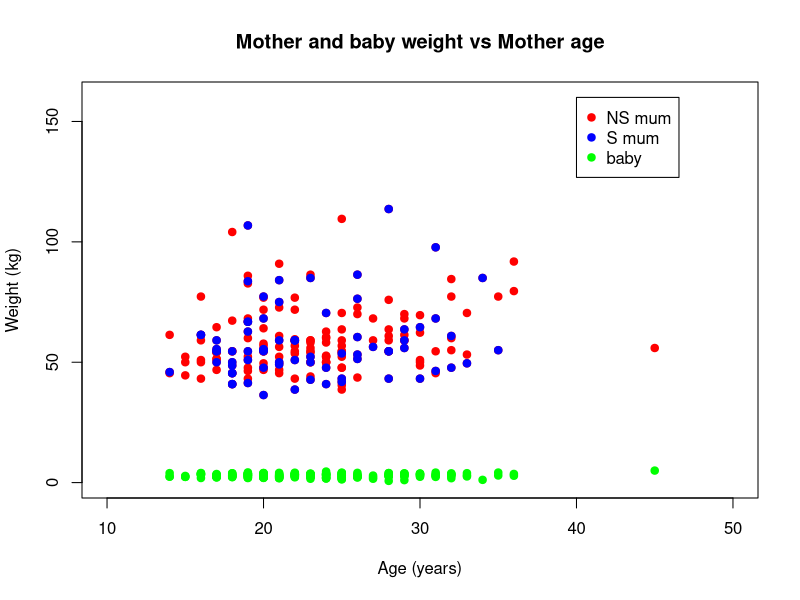
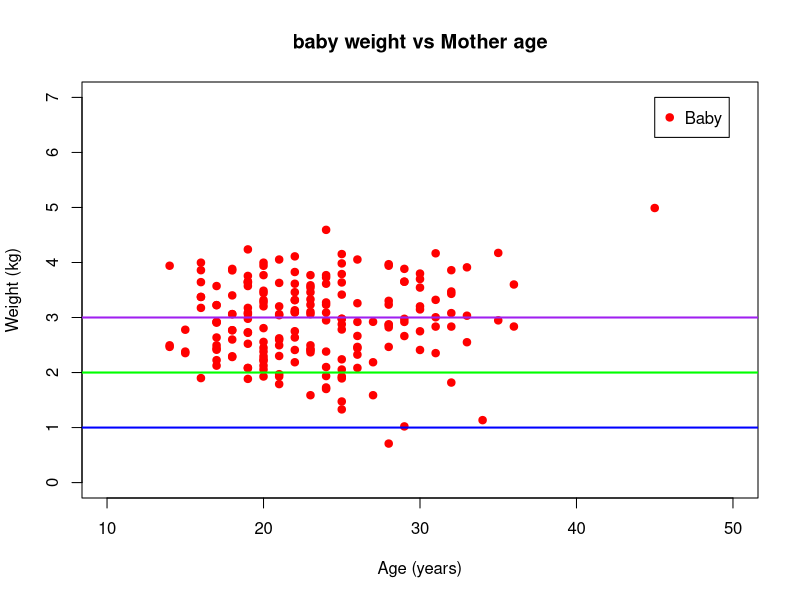
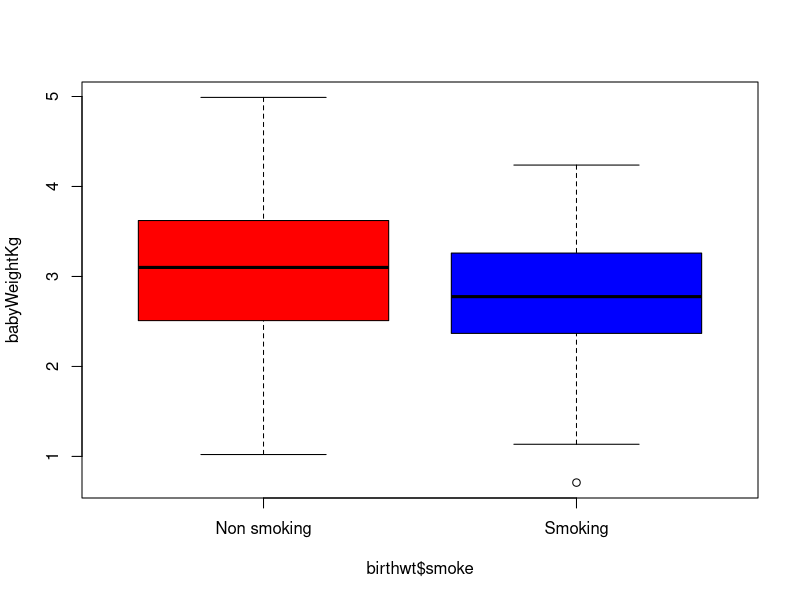

These figures' R source, in order:
require(MASS)
data(birthwt)
View(birthwt)
?birthwt

motherWeightKg <- birthwt$lwt / 2.2
babyWeightKg <- birthwt$bwt / 1000

plot(birthwt$age,
     motherWeightKg,
     col = "red",
     pch = 19,
     main = "Mother and baby weight vs Mother age",
     xlab = "Age (years)", 
     ylab = "Weight (kg)",
     xlim = c(10, 50),
     ylim = c(0, 160))
points(birthwt$age[birthwt$smoke == 1],
       motherWeightKg[birthwt$smoke == 1],
       col = "blue",
       pch = 19)
points(birthwt$age,
       babyWeightKg,
       col = "green",
       pch = 19)
legend(x = 40,
       y = 160,
       legend = c("NS mum", "S mum", "baby"),
       col = c("red", "blue", "green"),
       pch = 19)
x11()

plot(birthwt$age,
     babyWeightKg,
     col = "red",
     pch = 19,
     main = "baby weight vs Mother age",
     xlab = "Age (years)", 
     ylab = "Weight (kg)",
     xlim = c(10, 50),
     ylim = c(0, 7))
legend(x = 45,
       y = 7,
       legend = c("Baby"),
       col = c("red"),
       pch = 19)
abline(h = 1, col = "blue", lwd = 2)
abline(h = 2, col = "green", lwd = 2)
abline(h = 3, col = "purple", lwd = 2)

X11()
boxplot(babyWeightKg~birthwt$smoke,
        col = c("red", "blue"),
        names = c("Non smoking", "Smoking"))
